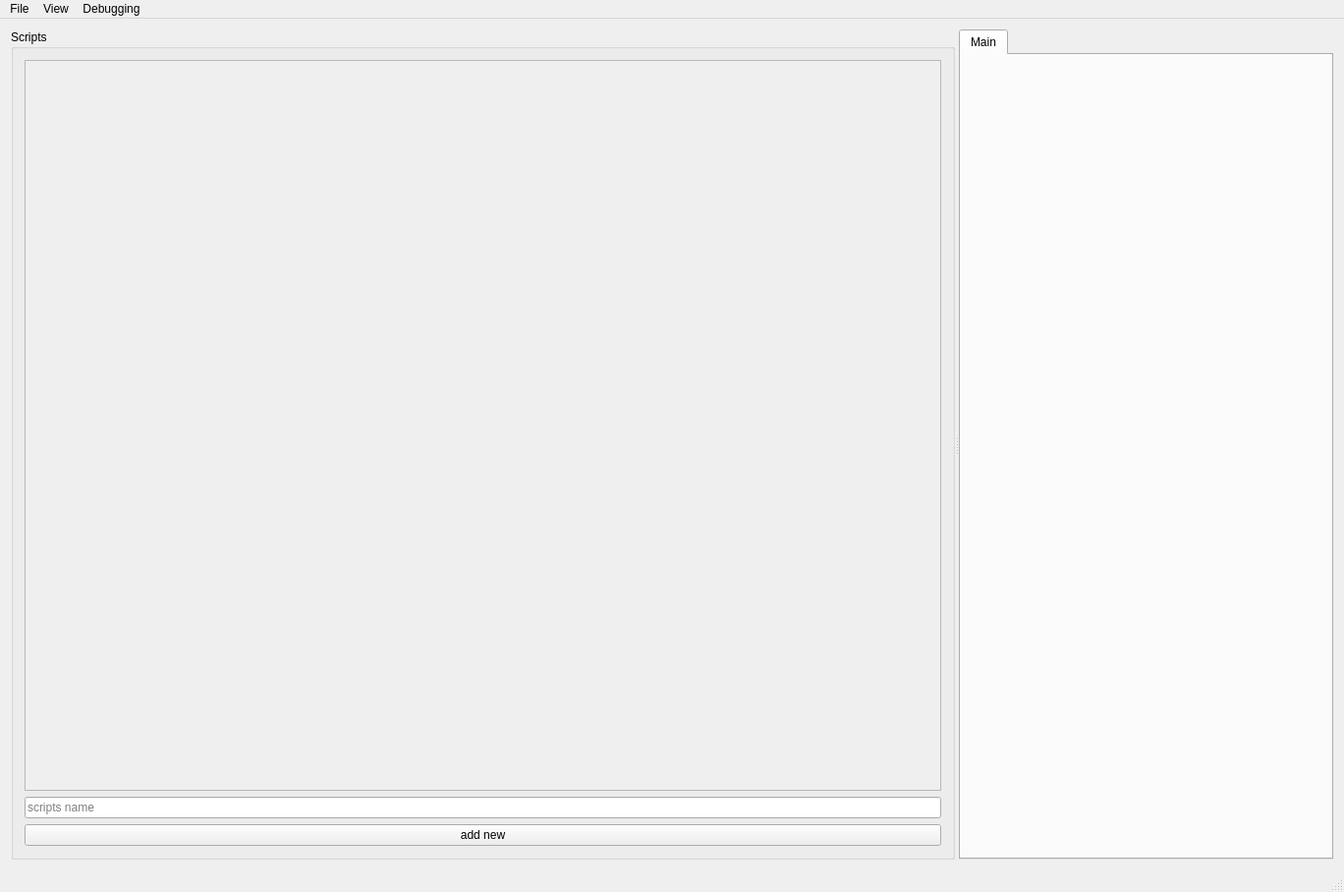
<?xml version="1.0" encoding="UTF-8"?>
<ui version="4.0">
 <class>MainWindow</class>
 <widget class="QMainWindow" name="MainWindow">
  <property name="geometry">
   <rect>
    <x>0</x>
    <y>0</y>
    <width>1368</width>
    <height>908</height>
   </rect>
  </property>
  <property name="sizePolicy">
   <sizepolicy hsizetype="Preferred" vsizetype="Maximum">
    <horstretch>0</horstretch>
    <verstretch>0</verstretch>
   </sizepolicy>
  </property>
  <property name="windowTitle">
   <string>MainWindow</string>
  </property>
  <widget class="QWidget" name="centralWidget">
   <layout class="QGridLayout" name="gridLayout_2">
    <item row="0" column="0">
     <widget class="QSplitter" name="splitter">
      <property name="orientation">
       <enum>Qt::Horizontal</enum>
      </property>
      <widget class="QGroupBox" name="scripts_groupBox">
       <property name="title">
        <string>Scripts</string>
       </property>
       <layout class="QGridLayout" name="gridLayout">
        <item row="1" column="0">
         <widget class="QLineEdit" name="new_script_name_lineEdit">
          <property name="placeholderText">
           <string>scripts name</string>
          </property>
         </widget>
        </item>
        <item row="0" column="0">
         <widget class="QScrollArea" name="scripts_scrollArea">
          <property name="widgetResizable">
           <bool>true</bool>
          </property>
          <widget class="QWidget" name="scrollAreaWidgetContents">
           <property name="geometry">
            <rect>
             <x>0</x>
             <y>0</y>
             <width>950</width>
             <height>750</height>
            </rect>
           </property>
          </widget>
         </widget>
        </item>
        <item row="2" column="0">
         <widget class="QPushButton" name="add_new_script_pushButton">
          <property name="sizePolicy">
           <sizepolicy hsizetype="Preferred" vsizetype="Fixed">
            <horstretch>0</horstretch>
            <verstretch>0</verstretch>
           </sizepolicy>
          </property>
          <property name="text">
           <string>add new</string>
          </property>
         </widget>
        </item>
       </layout>
      </widget>
      <widget class="QTabWidget" name="scripts_tab_widget">
       <property name="sizePolicy">
        <sizepolicy hsizetype="Preferred" vsizetype="Preferred">
         <horstretch>0</horstretch>
         <verstretch>0</verstretch>
        </sizepolicy>
       </property>
       <property name="currentIndex">
        <number>0</number>
       </property>
       <widget class="QWidget" name="tab">
        <attribute name="title">
         <string>Main</string>
        </attribute>
       </widget>
      </widget>
     </widget>
    </item>
   </layout>
  </widget>
  <widget class="QMenuBar" name="menuBar">
   <property name="geometry">
    <rect>
     <x>0</x>
     <y>0</y>
     <width>1368</width>
     <height>20</height>
    </rect>
   </property>
   <widget class="QMenu" name="menuFile">
    <property name="title">
     <string>File</string>
    </property>
    <addaction name="actionImport_Nodes"/>
    <addaction name="actionSave_Project"/>
   </widget>
   <widget class="QMenu" name="menuView">
    <property name="title">
     <string>View</string>
    </property>
    <widget class="QMenu" name="menuDesign_Style">
     <property name="title">
      <string>Design Style</string>
     </property>
     <addaction name="actionDesignDark_Std"/>
     <addaction name="actionDesignDark_Tron"/>
    </widget>
    <widget class="QMenu" name="menuSave_Picture">
     <property name="title">
      <string>Save Picture</string>
     </property>
     <addaction name="actionSave_Pic_Viewport"/>
     <addaction name="actionSave_Pic_Whole_Scene_scaled"/>
    </widget>
    <addaction name="separator"/>
    <addaction name="menuDesign_Style"/>
    <addaction name="menuSave_Picture"/>
   </widget>
   <widget class="QMenu" name="menuDebugging">
    <property name="title">
     <string>Debugging</string>
    </property>
    <widget class="QMenu" name="menuDebugging_Messages">
     <property name="title">
      <string>Debugging Messages</string>
     </property>
     <addaction name="actionEnableDebugging"/>
     <addaction name="actionDisableDebugging"/>
    </widget>
    <addaction name="menuDebugging_Messages"/>
   </widget>
   <addaction name="menuFile"/>
   <addaction name="menuView"/>
   <addaction name="menuDebugging"/>
  </widget>
  <widget class="QStatusBar" name="statusBar"/>
  <action name="actionImport_Nodes">
   <property name="text">
    <string>Import Nodes</string>
   </property>
  </action>
  <action name="actionSave_Project">
   <property name="text">
    <string>Save Project</string>
   </property>
  </action>
  <action name="actionDesignDark_Std">
   <property name="text">
    <string>Dark Std</string>
   </property>
  </action>
  <action name="actionDesignDark_Tron">
   <property name="text">
    <string>Dark Tron</string>
   </property>
  </action>
  <action name="actionEnableDebugging">
   <property name="text">
    <string>Enable</string>
   </property>
  </action>
  <action name="actionDisableDebugging">
   <property name="text">
    <string>Disable</string>
   </property>
  </action>
  <action name="actionSave_Pic_Viewport">
   <property name="text">
    <string>Save Pic - Viewport</string>
   </property>
   <property name="toolTip">
    <string>Save a picture of the current scene's viewport.
This will save exactly what you see in the same resolution.</string>
   </property>
  </action>
  <action name="actionSave_Pic_Whole_Scene_scaled">
   <property name="text">
    <string>Save Pic - Whole Scene (scaled)</string>
   </property>
   <property name="toolTip">
    <string>Saves a picture of the whole current scene. 
The more you zoomed in, the sharper the picture.
This will take a few seconds.</string>
   </property>
  </action>
 </widget>
 <layoutdefault spacing="6" margin="11"/>
 <resources/>
 <connections/>
</ui>
